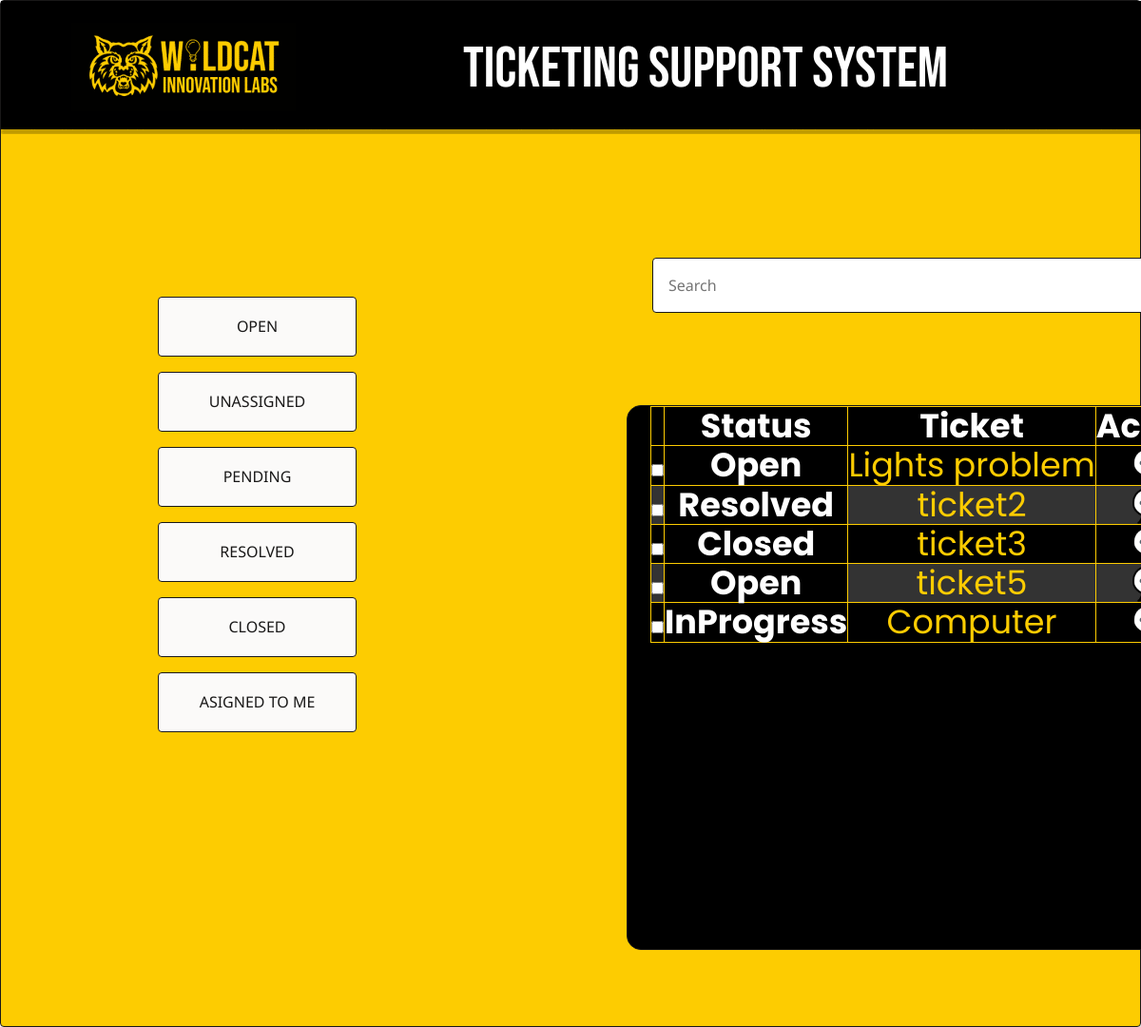
Page /assigned_to_me/ (signed in) on the earlier database version.
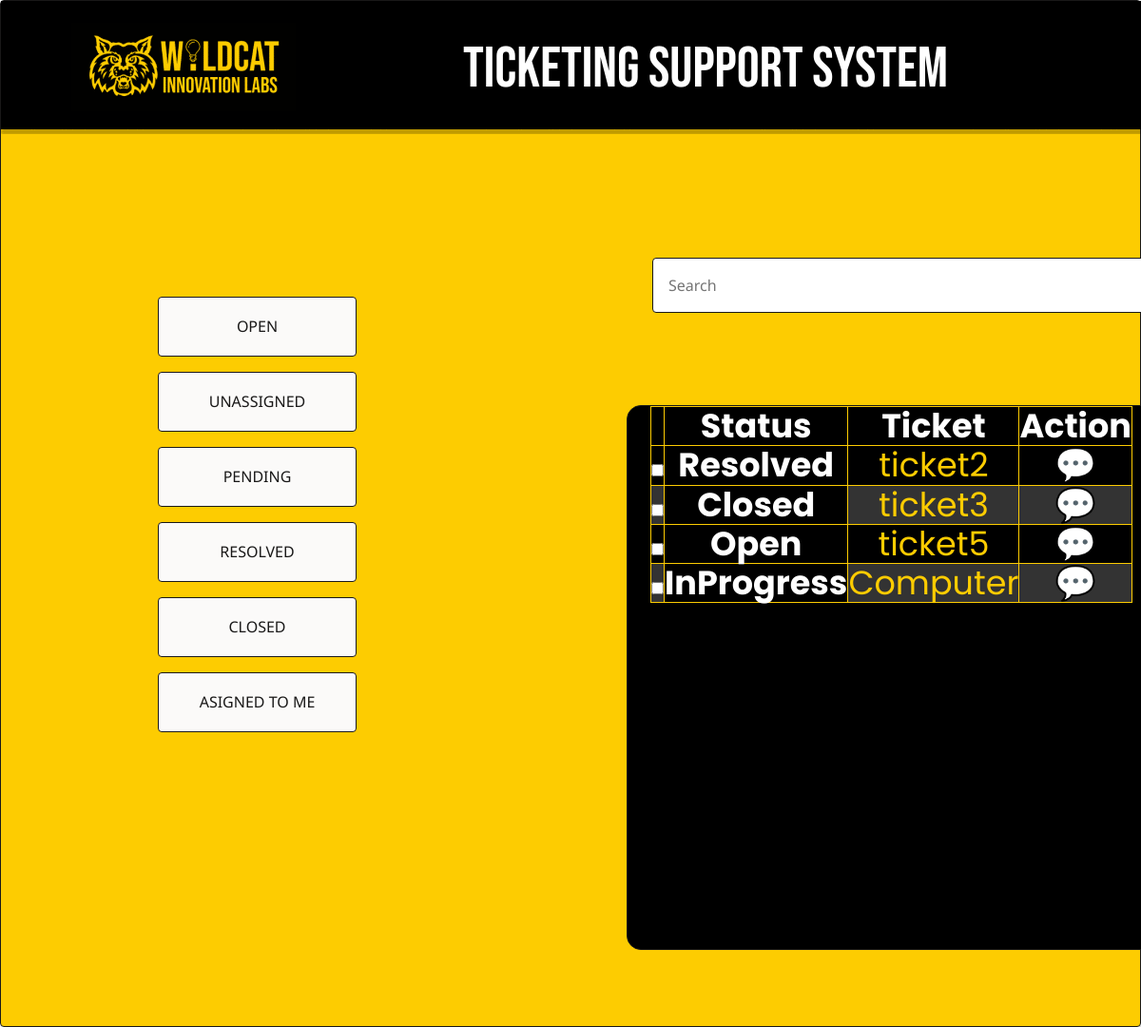
Same page on the later database version.
### support/models.py (models this page shows, shortened)
class SupportTicket(models.Model):
    ticket_id = models.AutoField(primary_key=True)
    LOW = 'Low'
    MEDIUM = 'Medium'
    HIGH = 'High'
    PRIORITY_CHOICES = [
        (LOW, 'Low'),
        (MEDIUM, 'Medium'),
        (HIGH, 'High'),
    ]
    ELECTRICAL = 'Electrical'
    IT = 'IT'
    FACILITIES = 'Facilities'
    OTHER = 'Other'
    CATEGORY_CHOICES = [
        (ELECTRICAL, 'Electrical'),
        (IT, 'IT'),
        (FACILITIES, 'Facilities'),
        (OTHER, 'Other'),
    ]
    title = models.CharField(max_length=100)
    description = models.TextField()
    status = models.CharField(max_length=20, choices=[
        ('Open', 'Open'),
        ('InProgress', 'InProgress'),
        ('Resolved', 'Resolved'),
        ('Closed', 'Closed'),
    ])
    priority = models.CharField(max_length=10, choices=PRIORITY_CHOICES, default=LOW)
    category = models.CharField(max_length=20, choices=CATEGORY_CHOICES, default=OTHER)
    created_by = models.ForeignKey(User, related_name='tickets_created', on_delete=models.CASCADE)
    assigned_to = models.ForeignKey(User, related_name='tickets_assigned', on_delete=models.SET_NULL, null=True, blank=True)
    created_date = models.DateTimeField(auto_now_add=True)

### support/views.py (the view)
# urls.py: path('assigned_to_me/', views.assigned_to_me, name='assigned_to_me'),
@login_required
def assigned_to_me(request):
    assigned_to_me_tickets = SupportTicket.objects.filter(assigned_to=request.user)
    return render(request, 'support/assigned_to_me.html', {'assigned_to_me_tickets': assigned_to_me_tickets})

### support/templates/support/assigned_to_me.html (shortened to what this page needs)
{% load static %}
<!DOCTYPE html>
<html lang="english">
<head>
  <link
    rel="stylesheet"
    href="https://unpkg.com/animate.css@4.1.1/animate.css"
  />
  <link
    rel="stylesheet"
    href="https://unpkg.com/@teleporthq/teleport-custom-scripts/dist/style.css"
  />
  <link rel="stylesheet" href="{% static 'support/style3.css' %}">
  <link rel="stylesheet" href="{% static 'support/dashboard1.css' %}">
</head>
<body>
<link rel="stylesheet" href="{% static 'support/style3.css' %}" />
<div>
  <link rel="stylesheet" href="{% static 'support/dashboard1.css' %}" />
  <div class="dashboard-container">
    <div class="dashboard-login-page">
      <div class="dashboard-rectangle1">
        <div class="dashboard-options">
          <button
            type="button"
            id="openbutton"
            name="openbutton"
            class="dashboard-button button"
            onclick="location.href='{% url 'open_tickets' %}';"
          >
            OPEN
          </button>
          <button
            type="button"
            id="unsassignedbutton"
            name="unsassignedbutton"
            class="dashboard-button1 button"
            onclick="location.href='{% url 'unassigned_tickets' %}';"
          >
            UNASSIGNED
          </button>
            <button type="button"
            class="dashboard-button2 button"
            onclick="location.href='{% url 'in_progress_tickets' %}';">
            PENDING
        </button>
        <button
          type="button"
          id="resolvedbutton"
          name="resolvedbutton"
          class="dashboard-button3 button"
          onclick="location.href='{% url 'resolved_tickets' %}';"
        >
          RESOLVED
        </button>
        <button
          type="button"
          id="closedbutton"
          name="closedbutton"
          class="dashboard-button4 button"
          onclick="location.href='{% url 'closed_tickets' %}';"
        >
          CLOSED
        </button>
        <button
          type="button"
          id="assignedtobutton"
          name="assignedtobutton"
          class="dashboard-button6 button"
          onclick="location.href='{% url 'assigned_to_me' %}';"
        >
          ASIGNED TO ME
        </button>
      </div>
      <input
        type="text"
        placeholder="Search"
        class="dashboard-textinput input"
      />
      <form id="delete-tickets-form" method="POST" action="{% url 'delete_tickets' %}">
        <ul id="tickets table" class="dashboard-ul list">
            <table class="tickets-table scrollable-table">
                <thead>
                    <tr>
                        <th></th>
                        <th>Status</th>
                        <th>Ticket</th>
                        <th>Action</th>
                    </tr>
                </thead>
                <tbody>
                    {% for ticket in assigned_to_me_tickets %}
                    <tr>
                        <td><input type="checkbox"></td>
                        <th>{{ ticket.status }}</th>
                        <td><a href="{% url 'view_ticket' ticket.ticket_id %}">{{ ticket.title }}</a></td>
                        <td>
                          <a href="{% url 'message_ticket_creator' ticket.ticket_id %}">💬</a>
                        </td>
                    </tr>
                    {% endfor %}
                </tbody>
            </table>
        </ul>
      </form>
      <div class="dashboard-navigation-bar">
        <div class="dashboard-rectangle2">
          <img
            src="{% static 'img/image2425-rrom-200h.png'%}"
            alt="image2425"
            class="dashboard-image2"
          />
          <span class="dashboard-text2">TICKETING SUPPORT SYSTEM</span>
        </div>
      </div>
    </div>
  </div>
</div>
</div>
</body>
</html>

Differences in the rows shown:
removed SupportTicket: status "Open", title "Lights problem"
